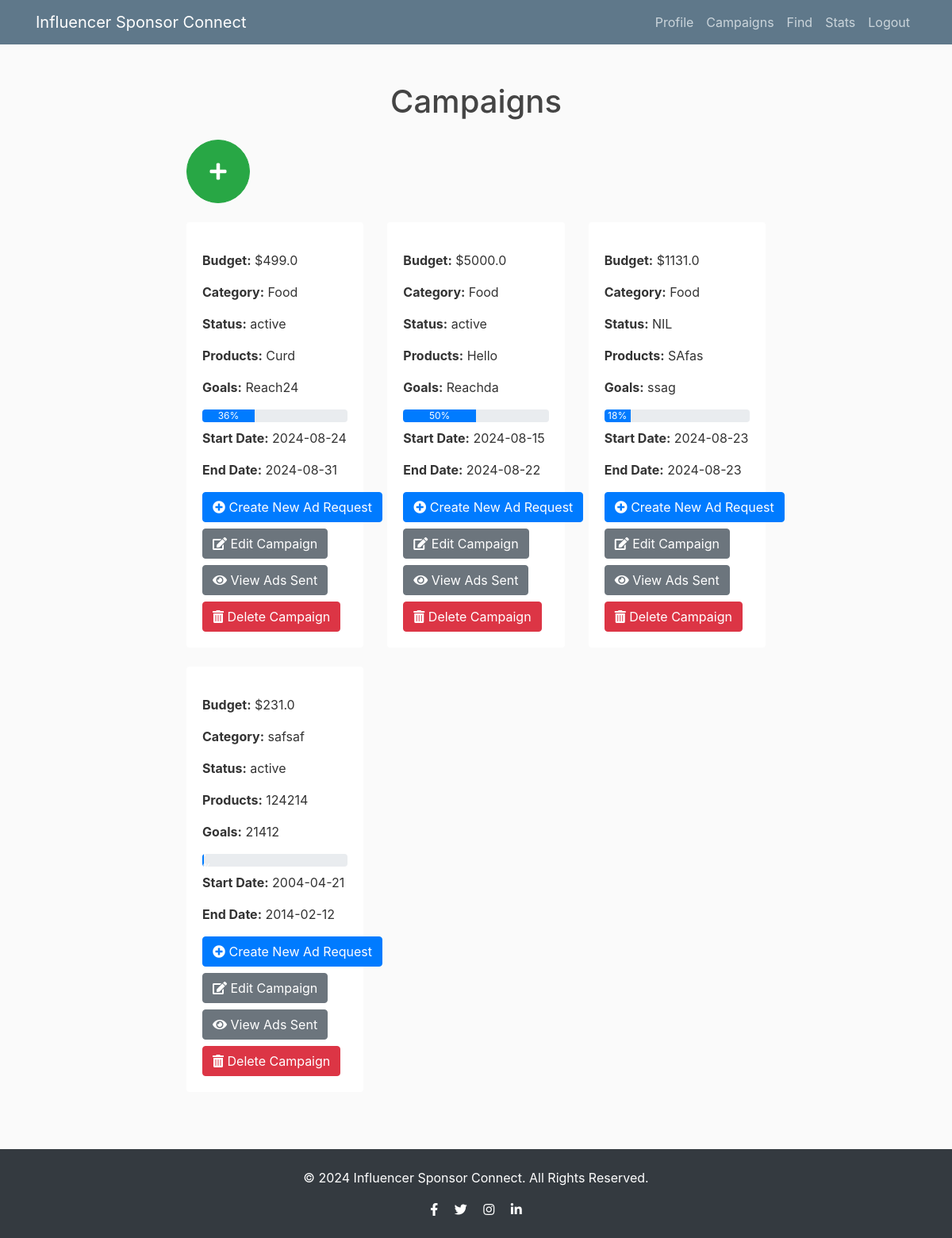
Page /sponsor/campaigns (signed in) on the earlier database version.
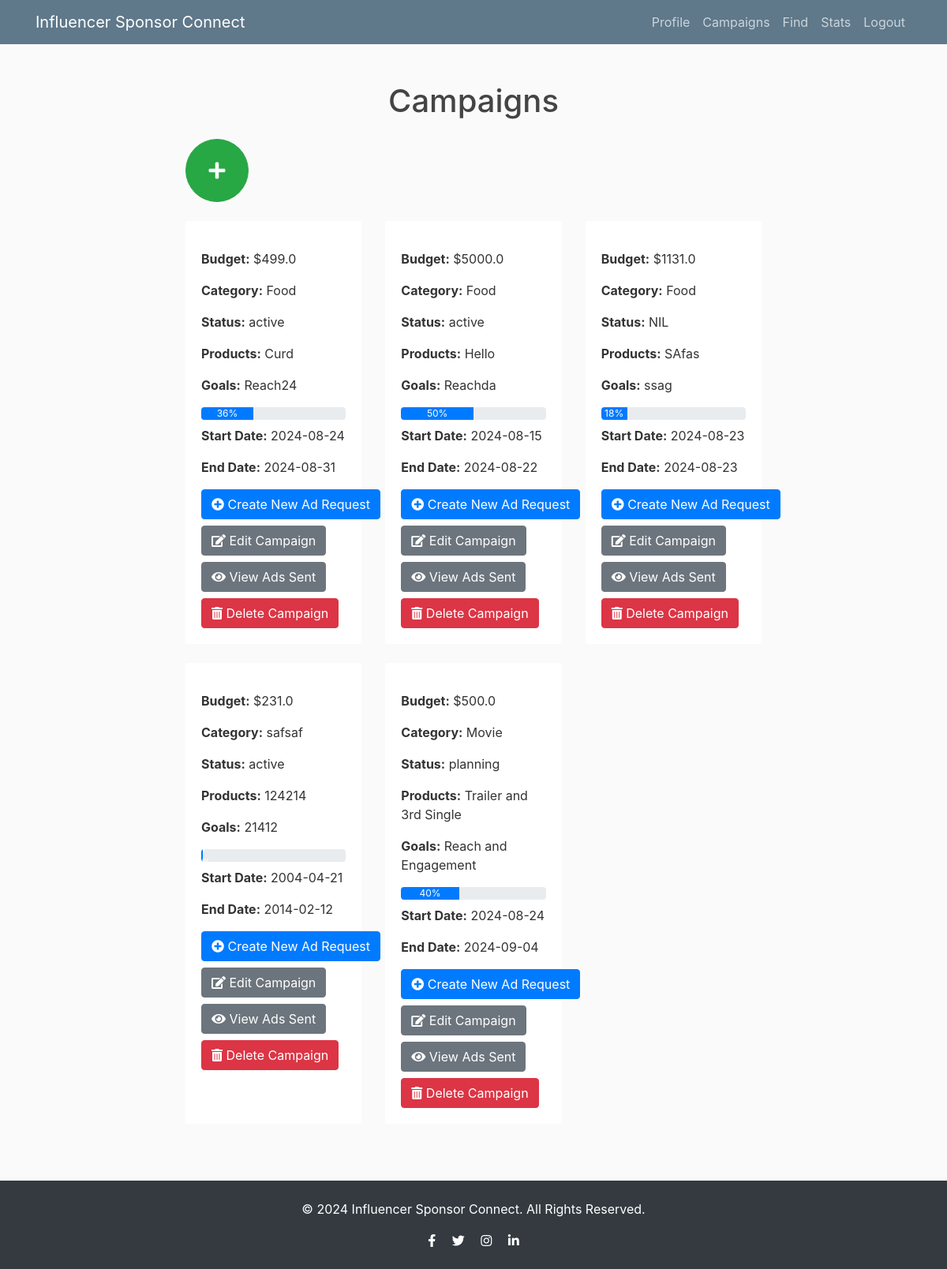
Same page on the later database version.
### Flask/models.py (models this page shows)
class Campaign(db.Model,UserMixin):
    __tablename__ = 'campaigns'
    id = db.Column(db.Integer, primary_key=True)
    user_id = db.Column(db.Integer, db.ForeignKey('user.id'), nullable=False)  # Added user_id
    campaign_name = db.Column(db.String(120), nullable=False)
    category = db.Column(db.String(80))
    budget = db.Column(db.Float)
    status = db.Column(db.String(80))
    products = db.Column(db.String(200))
    goals = db.Column(db.String(200))
    progress = db.Column(db.Integer)
    start_date = db.Column(db.Date)
    end_date = db.Column(db.Date)
    ad_requests = db.relationship('AdRequest', back_populates='campaign', cascade="all, delete-orphan")
    sponsor = db.relationship('User', backref=db.backref('campaigns', lazy=True))

### Flask/routes.py (the view)
@app.route('/sponsor/campaigns')
@login_required
def s_campaigns():
    user_id = session.get('user_id')
    campaigns = Campaign.query.filter_by(user_id=user_id).all()
    return render_template('s_campaigns.html', campaigns=campaigns)

### Flask/__init__.py (called while the page is built)
@login_manager.user_loader
def load_user(user_id):
    from Flask.models import User
    return User.query.get(int(user_id))

### Flask/templates/s_campaigns.html (shortened to what this page needs)
{% extends "layout.html" %}
{% block content %}
    <h1 class="text-center my-4">Campaigns</h1>
    <div class="text-center mb-4">
        <a href="{{ url_for('add_campaign') }}" class="btn btn-success btn-lg rounded-circle shadow-lg"
           style="width: 80px; height: 80px; display: flex; align-items: center; justify-content: center; font-size: 24px;"
           title="Add new Campaign">
           <i class="fas fa-plus"></i>
        </a>
    </div>
    <div class="row">
        {% for campaign in campaigns %}
            <div class="col-md-4 mb-4">
                <div class="card h-100 shadow-sm border-0">
                    <div class="card-body">
                        <p class="card-text"><strong>Budget:</strong> ${{ campaign.budget }}</p>
                        <p class="card-text"><strong>Category:</strong> {{ campaign.category }}</p>
                        <p class="card-text"><strong>Status:</strong> {{ campaign.status }}</p>
                        <p class="card-text"><strong>Products:</strong> {{ campaign.products }}</p>
                        <p class="card-text"><strong>Goals:</strong> {{ campaign.goals }}</p>
                        <div class="progress mb-2">
                            <div class="progress-bar" role="progressbar" style="width: {{ campaign.progress }}%;" aria-valuenow="{{ campaign.progress }}" aria-valuemin="0" aria-valuemax="100">{{ campaign.progress }}%</div>
                        </div>
                        <p class="card-text"><strong>Start Date:</strong> {{ campaign.start_date }}</p>
                        <p class="card-text"><strong>End Date:</strong> {{ campaign.end_date }}</p>
                        <a href="{{ url_for('add_ad_request', campaign_id=campaign.id) }}" class="btn btn-primary"><i class="fas fa-plus-circle"></i> Create New Ad Request</a>
                        <a href="{{ url_for('edit_campaign', campaign_id=campaign.id) }}" class="btn btn-secondary mt-2"><i class="fas fa-edit"></i> Edit Campaign</a>
                        <a href="{{ url_for('view_ad_requests', campaign_id=campaign.id) }}" class="btn btn-secondary mt-2"><i class="fas fa-eye"></i> View Ads Sent</a>
                        <a href="{{ url_for('delete_campaign', campaign_id=campaign.id) }}" class="btn btn-danger mt-2"><i class="fas fa-trash-alt"></i> Delete Campaign</a>
                    </div>
                </div>
            </div>
        {% endfor %}
    </div>
{% endblock %}

Differences in the rows shown:
added Campaign: budget "500.0", category "Movie", status "planning", products "Trailer and 3rd Single", goals "Reach and Engagement", progress "40", start_date "2024-08-24", end_date "2024-09-04"
